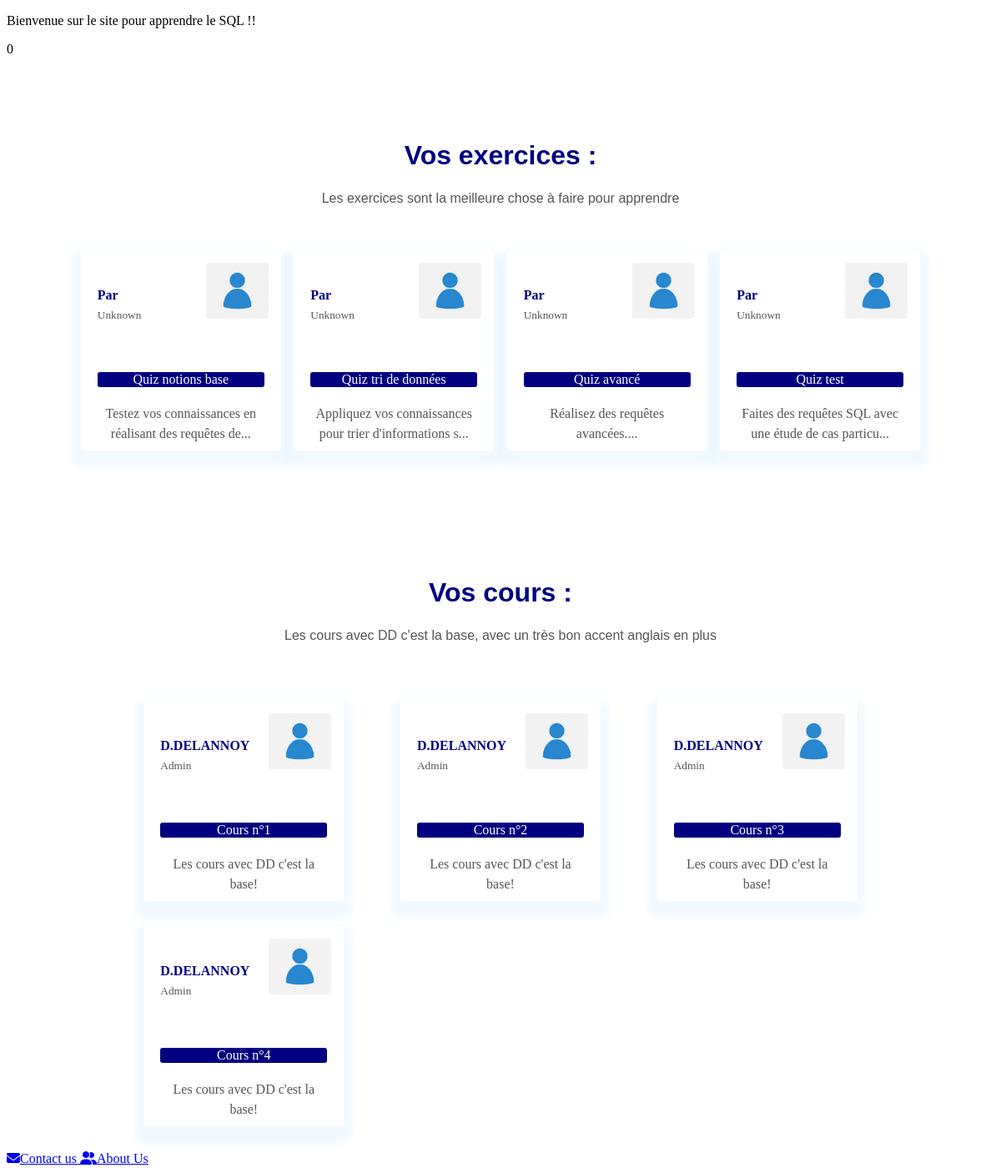
The page / on the database its author committed.
### tables this page shows
CREATE TABLE IF NOT EXISTS `quiz` (
  `quiz_id` int(11) NOT NULL,
  `quiz_name` varchar(50) DEFAULT NULL,
  `quiz_difficulty` varchar(50) DEFAULT NULL,
  `quiz_description` varchar(1000) DEFAULT NULL,
  `user_id` int(11) NOT NULL,
  `quiz_database` varchar(50) NOT NULL,
  PRIMARY KEY (`quiz_id`),
  KEY `user_id` (`user_id`)
);

### Controller/PDOFactory.php (called while the page is built)
<?php
	class BDD{
		private static $connexion;
			public static function get(){
			   if(!self::$connexion instanceof PDO){
			      self::$connexion = new PDO('mysql:host=localhost;dbname=db_project;charset=utf8', 'root', '');
			   }
			   return self::$connexion;
			}
	}

### View/main.php (the view)
<div id=main>
<link rel="stylesheet" type="text/css" href="View/styleMain.css">
<link rel="stylesheet" type="text/css" href="https://stackpath.bootstrapcdn.com/font-awesome/4.7.0/css/font-awesome.min.css">
    <div class="title-box">
        <h1>Vos exercices :</h1>
        <p>Les exercices sont la meilleure chose à faire pour apprendre</p>
    </div>
    <?php
        $quizAvailable=BDD::get()->query("SELECT `quiz_id`, `quiz_name`,`quiz_difficulty`, `quiz_description`, `quiz_database`, `user_id` FROM `quiz`")->fetchAll();
    ?>
    <div class="team-row">
        <?php
            $index=0;
            foreach ($quizAvailable as $quiz) {
                if($index<=3){
                ?>
                <div class="profile-box">
                    <?php
                    $id=(int)$quizAvailable[$index]['user_id'];
                    $quizCreator=BDD::get()->query("SELECT `user_id`,`user_role`,`user_first_name` FROM `users` WHERE `user_id`=$id")->fetchAll();
                    ?>
                    <h4><?php echo "Par ".$quizCreator[0]['user_first_name']; ?></h4>
                    <small><?php if($quizCreator[0]['user_role']==1){echo "Admin";} else{echo "Unknown";}?></small>
                    <img src="View/Img/avatar.png">
                    <div class="social-box">
                        <p1><?php echo $quizAvailable[$index]['quiz_name']; ?></p1>
                    </div>
                    <p><?php echo substr($quizAvailable[$index]['quiz_description'], 0, 55)."..."; ?></p>
                </div>
                <?php
                }
                $index+=1;
            }
         ?>
    <div class="title-box">
        <h1>Vos cours :</h1>
        <p>Les cours avec DD c'est la base, avec un très bon accent anglais en plus</p>
    </div>
    <div class="team-row">
        <div class="profile-box">
            <h4>D.DELANNOY</h4>
            <small>Admin</small>
            <img src="View/Img/avatar.png">
            <div class="social-box">
                <p1>Cours n°1</p1>
            </div>
            <p>Les cours avec DD c'est la base!</p>
        </div>
        <div class="profile-box">
            <h4>D.DELANNOY</h4>
            <small>Admin</small>
            <img src="View/Img/avatar.png">
            <div class="social-box">
                <p1>Cours n°2</p1>
            </div>
            <p>Les cours avec DD c'est la base!</p>
        </div>
        <div class="profile-box">
            <h4>D.DELANNOY</h4>
            <small>Admin</small>
            <img src="View/Img/avatar.png">
            <div class="social-box">
                <p1>Cours n°3</p1>
            </div>
            <p>Les cours avec DD c'est la base!</p>
        </div>
        <div class="profile-box">
            <h4>D.DELANNOY</h4>
            <small>Admin</small>
            <img src="View/Img/avatar.png">
            <div class="social-box">
                <p1>Cours n°4</p1>
            </div>
            <p>Les cours avec DD c'est la base!</p>
        </div>
    </div>
</div>

### index.php (shortened to what this page needs)
<!DOCTYPE html>
<html lang="en" dir="ltr">
<head>
  <link rel="stylesheet" href="View/style.css">
</head>
<body>
<?php
include("Controller/PDOFactory.php");
include('View/header.php');
include("Controller/connectionRegisterCheck.php");
if(!isset($_GET['page'])){
    include('View/main.php');
    }
include('View/footer.php')
?>
</body>
</html>

### View/header.php
<header>
    <p>Bienvenue sur le site pour apprendre le SQL !!</p>
</header>

### Controller/connectionRegisterCheck.php (shortened to what this page needs)
<?php
    function isConnected(){
        if (isset($_SESSION['connected'])) {
          return 1;
        }
        else {
          return 0;
        }
      }
    echo(isConnected());

### View/footer.php
<footer id="footerContent">
	<a  class="navlink icon" id="iconMail" href="mailto:hugo.eraud-berthaud@isen.yncrea.fr;johan.roux@isen.yncrea.fr;pierric.charbonnier@isen.yncrea.fr;benjamin.goosens@isen.yncrea.fr;alex.capoen@isen.yncrea.fr"><i class="icon fas fa-envelope"></i>Contact us </a>
	<a class="navlink icon" id="aboutUs" href="index.php?page=aboutUs"><i class="fas fa-user-friends"></i>About Us</a>
</footer>

### View/styleMain.css (style rules this page uses)
.title-box { text-align: center; font-family: sans-serif; margin: 100px auto 50px; color: #000080; }
.title-box p { margin-top: 10px; line-height: 24px; color: #555; }
.profile-box { width: 200px; height: 200px; background: #fff; border-radius: 4px; margin-bottom: 30px; box-shadow: 0 10px 10px 10px rgba(115, 193, 255, 0.1); padding: 20px; position: relative; transition: .5s; }
.profile-box img { width:75px; position: absolute; top: 15px; right: 15px; border-radius: 4px; transition: .5s; }
.profile-box h4 { margin-top: 25px; margin-bottom: 5px; color:#000080; }
small { color:#555; }
.social-box { background: #000080; margin: 60px auto 20px; text-align: center; border-radius: 3px; color: #fff; }
.profile-box p { text-align: center; line-height: 24px; color: #555; }
.team-row { display: flex; justify-content: space-between; flex-wrap: wrap; width: 85%; margin: auto; }

### rows shown on the page
quiz: quiz_name "Quiz notions base", quiz_description "Testez vos connaissances en réalisant des requêtes de"
quiz: quiz_name "Quiz tri de données", quiz_description "Appliquez vos connaissances pour trier d'informations s"
quiz: quiz_name "Quiz avancé", quiz_description "Réalisez des requêtes avancées."
quiz: quiz_name "Quiz test", quiz_description "Faites des requêtes SQL avec une étude de cas particu"

### other values the page prints
isConnected() "0"
